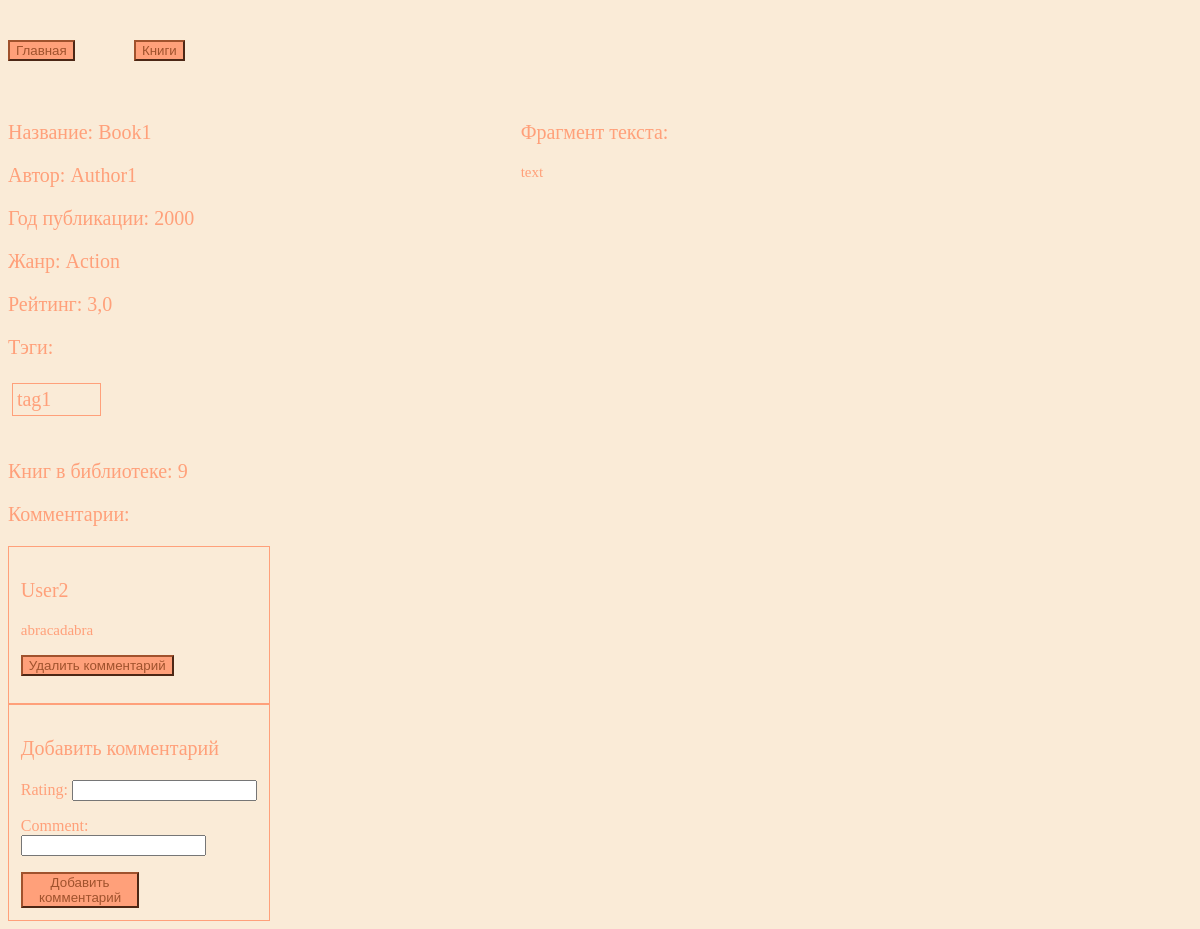
Before: /books/book/1/ (signed in) with the older database file.
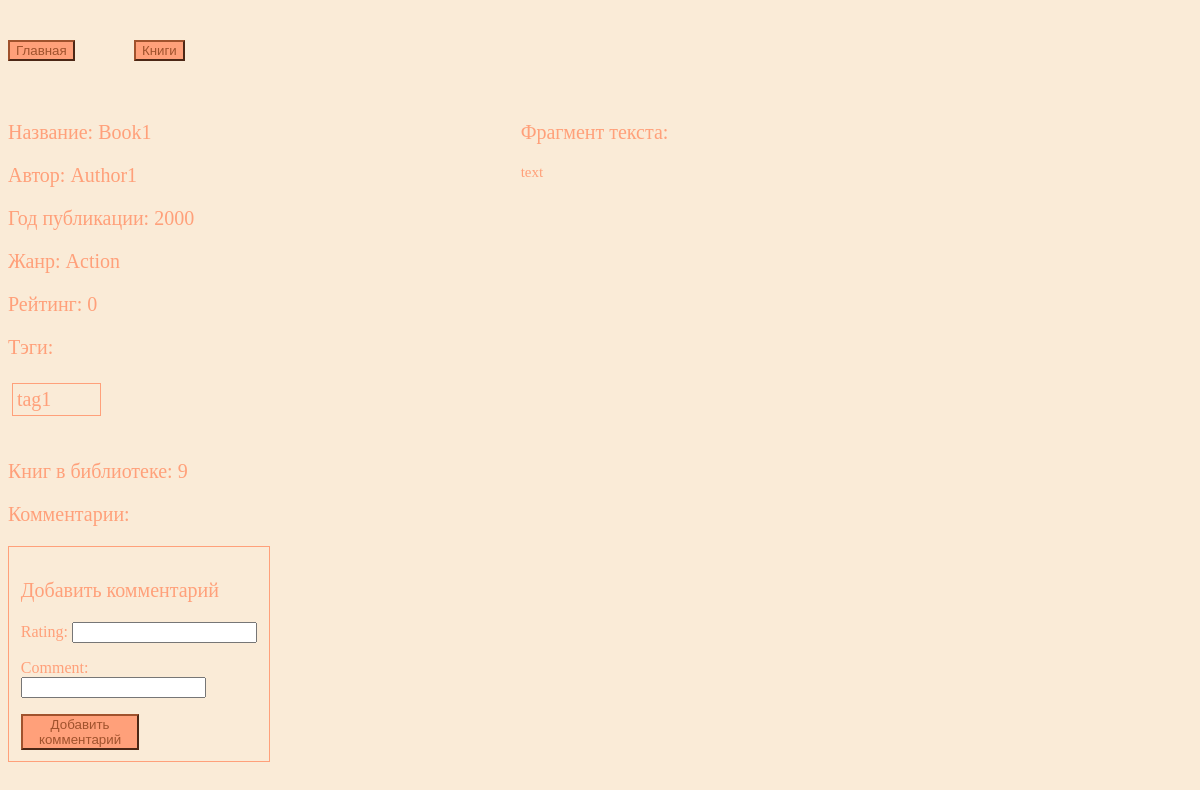
After: the same page with the newer database file.
### libraryapp/models.py (models this page shows, shortened)
class Tag(models.Model):
    name = models.CharField(max_length=100)

class CommentsAndRating(models.Model):
    rating = models.IntegerField()
    comment = models.CharField(max_length=1000)
    book = models.ForeignKey(Book, on_delete=models.CASCADE)
    user = models.ForeignKey(User, on_delete=models.CASCADE)

class User(AbstractUser):
    phone = models.CharField(max_length=11)
    def __str__(self):
        return self.username
    class Meta:
        verbose_name = "user"
        verbose_name_plural = "users"

### libraryapp/views.py (the view, shortened to what this page needs)
# urls.py: path("books/book/<int:id>/", book, name="book"),
@login_required
@permission_required(perm="libraryapp.view_book", raise_exception=True)
def book(request, id):
    book = Book.objects.get(id=id)
    tags = book.tags.all()
    all_comments = CommentsAndRating.objects.all()[::-1]
    useful_comments = []
    i = 0
    while i < len(all_comments):
        if all_comments[i].book.id == id:
            useful_comments.append(all_comments[i])
        i = i + 1
    user = request.user
    href = False
    if user.has_perm("libraryapp.change_user"):
        href = True
    rating = 0
    quantity = 0
    for comment in all_comments:
        rating = rating + comment.rating
        quantity = quantity + 1
    if quantity != 0:
        rating = round(rating / quantity, 1)
    else:
        rating = 0
    form = AddComment()
    return render(request, "book.html", {"book": book, "tags": tags, "rating": rating, "comments": useful_comments, "form": form, "href": href})

### libraryapp/forms.py (shortened to what this page needs)
class AddComment(forms.ModelForm):
    class Meta:
        model = CommentsAndRating
        fields = ("rating", "comment")

### libraryapp/templates/book.html (shortened to what this page needs)
<!DOCTYPE html>
{% load static %}
<html lang="en">
<head>
    <link rel="stylesheet" href="{% static 'styles/style.css' %}">
</head>
<body class="background">
    <div class="flex margin_top_5 width">
        <a href="{% url 'home' %}"><button class="button">Главная</button></a>
        <a href="{% url 'books' %}" class="margin_left_5"><button class="button">Книги</button></a>
    </div>
    <div class="flex">
        <div class="width3 margin_top_5 text_size_3 text">
            <p>Название: {{ book.title }}</p>
            <p>Автор: {{ book.author }}</p>
            <p>Год публикации: {{ book.year_of_publication }}</p>
            <p>Жанр: {{ book.genre }}</p>
            <p>Рейтинг: {{ rating }}</p>
            <p>Тэги:</p>
            <div class="flex">
                {% for tag in tags %}
                    <div class="dop_style_4 dop_style_5">{{ tag.name }}</div>
                {% endfor %}
            </div>
            {% if book.quantity > 0 %}
                <div class="flex margin_top_5">
                    Книг в библиотеке: {{ book.quantity }}
                </div>
            {% endif %}
        </div>
        <div class="block3 margin_top_5 margin_left_10">
            <p class="text_size_3 text">Фрагмент текста:</p>
            <div class="text_size_2 text">{{ book.text }}</div>
        </div>
    </div>
    <div>
        <p class="text_size_3 text">Комментарии:</p>
        <div>
            {% for comment in comments %}
                <div class="dop_style_5">
                    <p class="text_size_3 text">{{ comment.user }}</p>
                    <div class="text_size_2 text">{{ comment.comment }}</div>
                    {% if href or user == comment.user %}
                        <p><a href="{% url 'delete_comment' book.id comment.id %}"><button class="button">Удалить комментарий</button></a></p>
                    {% endif %}
                </div>
            {% endfor %}
        </div>
        <div class="dop_style_5">
            <p class="text_size_3 text">Добавить комментарий</p>
            <div class="text">
                {% if form %}
                <form action="" method="POST">
                    {{ form.as_p }}
                    <button class="button width2">Добавить комментарий</button>
                </form>
                {% endif %}
            </div>
        </div>
    </div>
</body>
</html>

Changed rows visible on the page:
removed CommentsAndRating: user "User2", comment "abracadabra", shows "Удалить комментарий"
Other visible differences:
{{ rating }}: "3,0" → "0"
